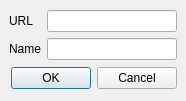
<?xml version="1.0" encoding="UTF-8"?>
<ui version="4.0">
 <class>AddStreamingMediaDialog</class>
 <widget class="QDialog" name="AddStreamingMediaDialog">
  <property name="geometry">
   <rect>
    <x>0</x>
    <y>0</y>
    <width>186</width>
    <height>101</height>
   </rect>
  </property>
  <property name="windowTitle">
   <string>Add audio stream</string>
  </property>
  <layout class="QVBoxLayout" name="verticalLayout_3">
   <property name="margin">
    <number>9</number>
   </property>
   <item>
    <layout class="QHBoxLayout" name="horizontalLayout">
     <item>
      <layout class="QVBoxLayout" name="verticalLayout_2">
       <item>
        <widget class="QLabel" name="urlLabel">
         <property name="text">
          <string>URL</string>
         </property>
        </widget>
       </item>
       <item>
        <widget class="QLabel" name="nameLabel">
         <property name="text">
          <string>Name</string>
         </property>
        </widget>
       </item>
      </layout>
     </item>
     <item>
      <layout class="QVBoxLayout" name="verticalLayout">
       <item>
        <widget class="QLineEdit" name="urlEdit"/>
       </item>
       <item>
        <widget class="QLineEdit" name="nameEdit"/>
       </item>
      </layout>
     </item>
    </layout>
   </item>
   <item>
    <widget class="QDialogButtonBox" name="buttonBox">
     <property name="orientation">
      <enum>Qt::Horizontal</enum>
     </property>
     <property name="standardButtons">
      <set>QDialogButtonBox::Cancel|QDialogButtonBox::Ok</set>
     </property>
    </widget>
   </item>
  </layout>
 </widget>
 <resources/>
 <connections>
  <connection>
   <sender>buttonBox</sender>
   <signal>accepted()</signal>
   <receiver>AddStreamingMediaDialog</receiver>
   <slot>accept()</slot>
   <hints>
    <hint type="sourcelabel">
     <x>248</x>
     <y>254</y>
    </hint>
    <hint type="destinationlabel">
     <x>157</x>
     <y>274</y>
    </hint>
   </hints>
  </connection>
  <connection>
   <sender>buttonBox</sender>
   <signal>rejected()</signal>
   <receiver>AddStreamingMediaDialog</receiver>
   <slot>reject()</slot>
   <hints>
    <hint type="sourcelabel">
     <x>316</x>
     <y>260</y>
    </hint>
    <hint type="destinationlabel">
     <x>286</x>
     <y>274</y>
    </hint>
   </hints>
  </connection>
 </connections>
</ui>
